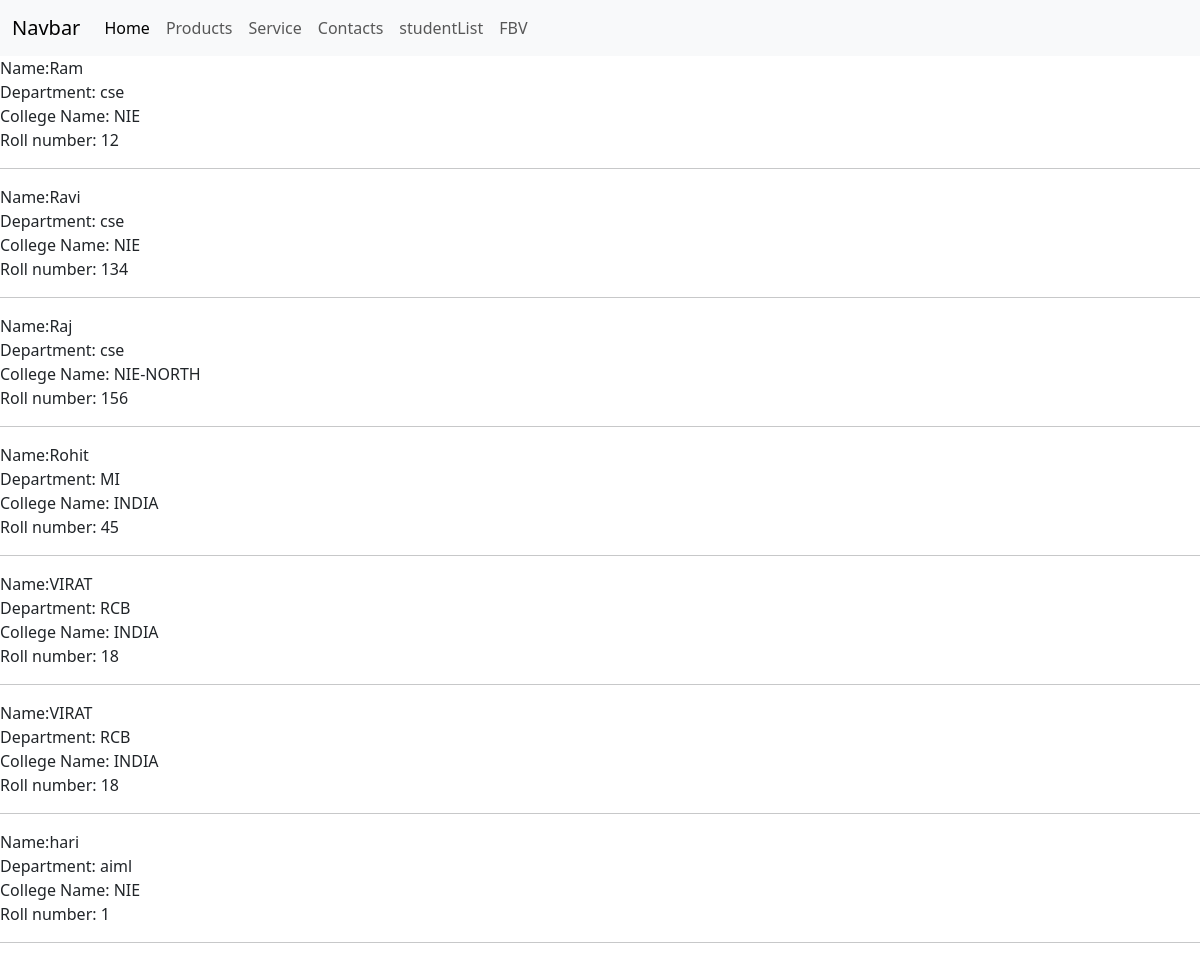
The app's page /studentList with its own data.
### CSE/models.py (models this page shows, shortened)
class Student(models.Model):
    name = models.CharField(max_length=50)
    department = models.CharField(max_length=30)
    college_name = models.CharField(max_length=30)
    rollnumber = models.IntegerField()

### CSE/views.py (the view)
# urls.py: path('studentList', views.studentList, name = 'studentList'),
def studentList(request):
    students = Student.objects.all()
    context = {'students':students}
    return render(request,'studentList.html',context)

### templates/studentList.html
{% include "basic.html" %}
 {% block content %}
 {% for student in students %}
 Name:{{student.name}}<br>
 Department: {{student.department}}<br>
 College Name: {{student.college_name}}<br>
 Roll number: {{student.rollnumber}}<br>
 <hr>
 {% endfor %}
 {% endblock %}

### templates/basic.html (shortened to what this page needs)
<!doctype html>
<html lang="en">
  <head>
    <link href="https://cdn.jsdelivr.net/npm/bootstrap@5.3.3/dist/css/bootstrap.min.css" rel="stylesheet">
  </head>
  <body>
<nav class="navbar navbar-expand-lg bg-body-tertiary">
    <div class="container-fluid">
      <a class="navbar-brand" href="#">Navbar</a>
      <div class="collapse navbar-collapse" id="navbarSupportedContent">
        <ul class="navbar-nav me-auto mb-2 mb-lg-0">
          <li class="nav-item">
            <a class="nav-link active" aria-current="page" href="{% url 'CSE:index' %}">Home</a>
          </li>
          <li class="nav-item">
            <a class="nav-link" href="{% url 'CSE:products' %}">Products</a>
          </li>
          <li class="nav-item">
            <a class="nav-link" href="{% url 'CSE:service' %}">Service</a>
          </li>
          <li class="nav-item">
            <a class="nav-link" href="{% url 'CSE:contacts' %}">Contacts</a>
          </li>
          <li class="nav-item">
            <a class="nav-link" href="{% url 'CSE:studentList' %}">studentList</a>
          </li>
          <li class="nav-item">
            <a class="nav-link" href="{% url 'CSE:list' %}">FBV</a>
          </li>
      </div>
    </div>
  </nav>
</body>
</html>

### records on screen
Student: name "Ram", department "cse", college_name "NIE", rollnumber "12"
Student: name "Ravi", department "cse", college_name "NIE", rollnumber "134"
Student: name "Raj", department "cse", college_name "NIE-NORTH", rollnumber "156"
Student: name "Rohit", department "MI", college_name "INDIA", rollnumber "45"
Student: name "VIRAT", department "RCB", college_name "INDIA", rollnumber "18"
Student: name "VIRAT", department "RCB", college_name "INDIA", rollnumber "18"
Student: name "hari", department "aiml", college_name "NIE", rollnumber "1"
